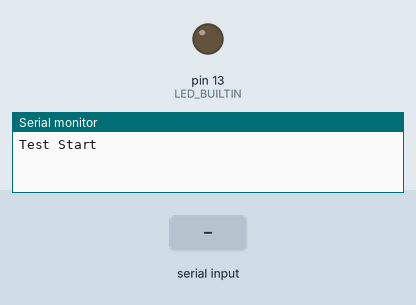
Recording of a sketch running on a simulated Arduino Mega 2560, built with avr-gcc and run on an emulated ATmega2560. Shown: output pins drawn as LEDs (lit = HIGH), the last lines printed to the serial monitor. Inputs (shaded band) come from the test bench.

Above: at 2.2 s.
2.3 s: "A" received over the second serial link
At 2.7 s:
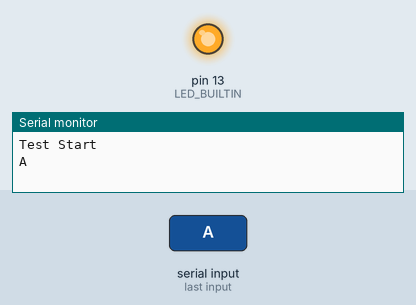
3.8 s: "B" received over the second serial link
At 5.0 s:
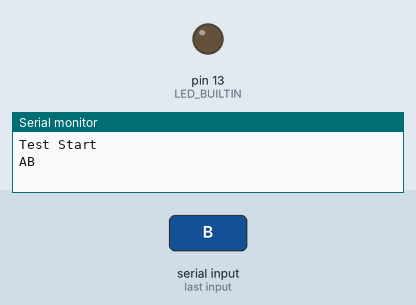
Timing chart, 0 to 6.8 s (numbered marks = the images above; inputs shaded):
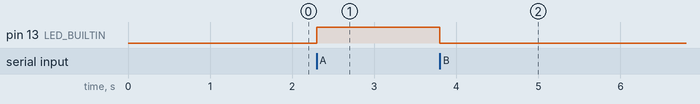

The sketch:

BT_Connect.ino
```cpp
/*
Arduino Due + HC-06 (Bluetooth) -echo bluetooth data

Serial (Tx/Rx) communicate to PC via USB
Serial3 (Tx3/Rx3) connect to HC-06
HC-06 Rx - Due Tx3
HC-06 Tx - Due Rx3
HC-06 GND - Due GND
HC-06 VCC - Due 3.3V

*/
#define HC06 Serial3

void setup()
{
  delay(1000);
  Serial.begin(9600);
  HC06.begin(9600);
   pinMode(LED_BUILTIN, OUTPUT);
    digitalWrite(LED_BUILTIN, LOW);   // turn the LED on (HIGH is the voltage level)

  Serial.write("\nTest Start\n");
}

void loop()
{
  while(HC06.available())
  {
    char data = HC06.read();
    Serial.write(data);
    HC06.write(data);
    if (data =='A'){

      digitalWrite(LED_BUILTIN, HIGH);   // turn the LED on (HIGH is the voltage level)

      }

          if (data =='B'){

      digitalWrite(LED_BUILTIN, LOW);   // turn the LED on (HIGH is the voltage level)

      }


  }
}
```

Measured:
- after the input at 2.3 s, pin 13 (LED_BUILTIN): LOW → HIGH at once
- after the input at 3.8 s, pin 13 (LED_BUILTIN): HIGH → LOW at once
